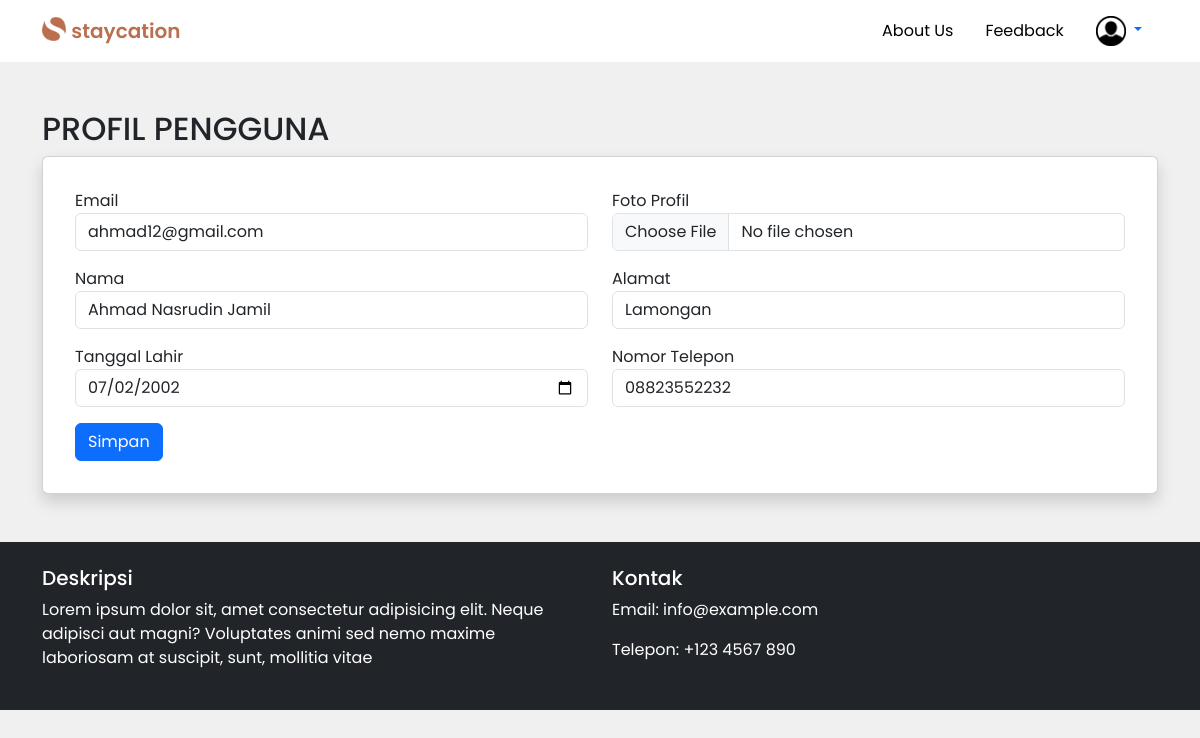
The page /dashboard/user/profil-user.php (signed in) on the database as committed earlier.
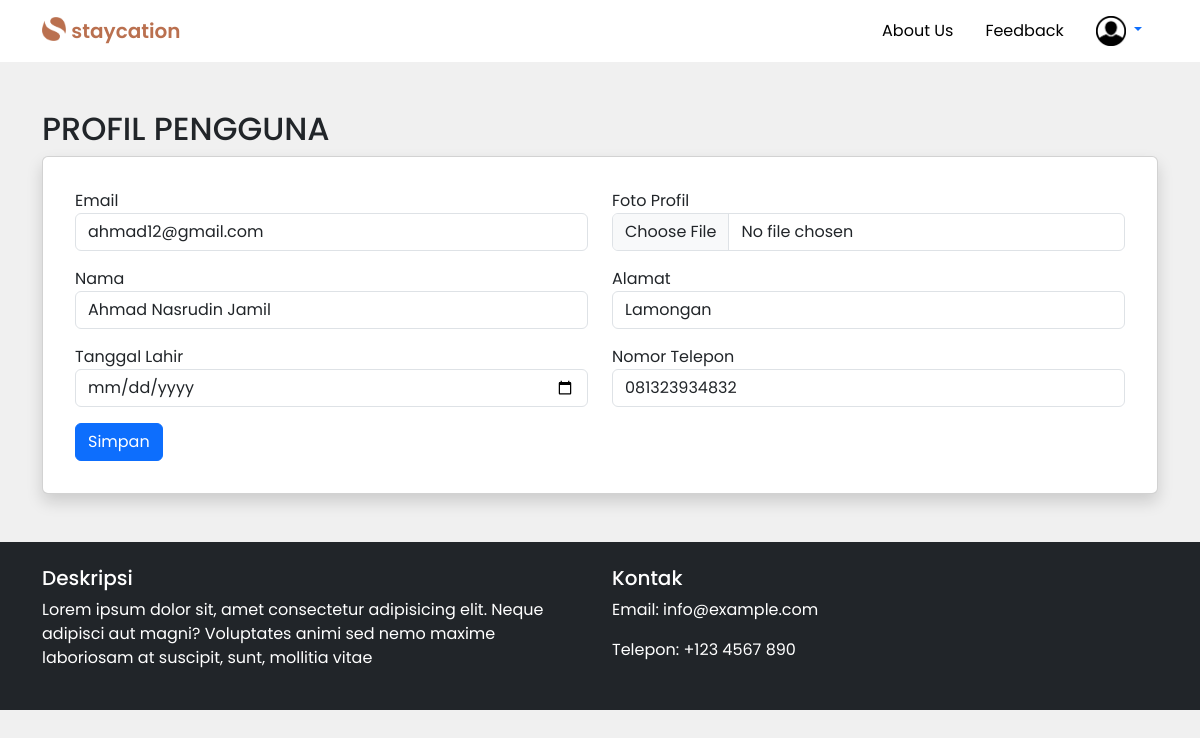
The same page on the database as committed later.
### tables this page shows
CREATE TABLE `tamu` (
  `EMAIL_TAMU` varchar(40) NOT NULL,
  `PASSWORD` varchar(255) NOT NULL,
  `NAMA_TAMU` varchar(50) NOT NULL,
  `ALAMAT` varchar(50) NOT NULL,
  `NO_TELEPON_TAMU` varchar(15) NOT NULL,
  `TANGGAL_LAHIR` date NOT NULL,
  `FOTO` varchar(255) NOT NULL
);

### dashboard/user/profil-user.php (the view, shortened to what this page needs)
<?php
include '../../controller/user-crud.php';
if (!isset($_SESSION['user_type']) || empty($_SESSION['user_type'])) {
    include '../../partials/header.php';
} elseif ($_SESSION['user_type'] === 'tamu') {
    include '../../partials/header-login-noindex.php';
}
?>
  <div class="container mt-5">
    <?php
        $email = $_SESSION['email'];
        $query = "SELECT * FROM tamu WHERE EMAIL_TAMU = '$email'";
        $result = $koneksi->query($query);
        if ($result) {
            while ($row = $result->fetch_assoc()) {
    ?>
    <h2>PROFIL PENGGUNA</h2>
    <div class="card shadow p-3">
      <div class="card-body">
        <form action="<?php echo htmlspecialchars($_SERVER["PHP_SELF"]); ?>" method="post" enctype="multipart/form-data">
          <div class="row mb-3">
            <div class="col">
              <label>Email</label>
              <input type="text" class="form-control" id="nama" name="nama" value="<?php echo $row['EMAIL_TAMU']; ?>" readonly>
            </div>
            <div class="col">
              <label">Foto Profil</label>
              <input type="file" class="form-control" id="foto" name="foto" value="<?php echo $row['FOTO']; ?>" >
            </div>
          </div>
          <div class="row mb-3">
            <div class="col">
              <label>Nama</label>
              <input type="text" class="form-control" id="nama" name="nama" value="<?php echo $row['NAMA_TAMU']; ?>">
            </div>
            <div class="col">
              <label>Alamat</label>
              <input type="text" class="form-control" id="alamat" name="alamat" value="<?php echo $row['ALAMAT']; ?>">
            </div>
          </div>
          <div class="row mb-3">
            <div class="col">
              <label>Tanggal Lahir</label>
              <input type="date" class="form-control" id="tanggal" name="tanggal_lahir" value="<?php echo $row['TANGGAL_LAHIR']; ?>">
            </div>
            <div class="col">
              <label>Nomor Telepon</label>
              <input type="text" class="form-control" id="noTelepon" name="telepon" value="<?php echo $row['NO_TELEPON_TAMU']; ?>">
            </div>
          </div>
          <input class="btn btn-primary" type="submit" name="simpan" value = "Simpan">
        </form>
        <?php
          }
        }else {
          echo "Error: " . $koneksi->error;
        }
        ?>
      </div>
    </div>
  </div>
  <?php include '../../partials/footer.php' ?>

Rows that differ between the two databases and show on the page:
changed tamu "ahmad12@gmail.com": tanggal_lahir "07/02/2002" → (not shown); telepon "08823552232" → "081323934832"
